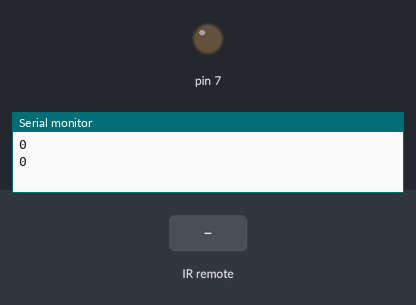
Bench run of a sketch on a simulated Arduino Uno, built with avr-gcc and run on an emulated ATmega328P. Parts: output pins drawn as LEDs (lit = HIGH), the last lines printed to the serial monitor. The test bench sets the inputs (shaded band).

Above: at 1.3 s.
1.4 s: infrared code 0xC0000C received
At 2.4 s:
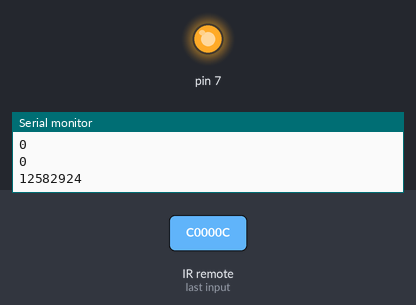
Timing chart, 0 to 4.4 s (numbered marks = the images above; inputs shaded):
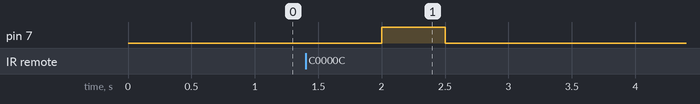

Measured:
- after the input at 1.4 s, pin 7: LOW → HIGH after 0.60 s, → LOW 0.50 s later

The sketch:

_2_way_trial.ino
```cpp
#include <IRremote.h>

int b=7;
int RECV_PIN=11;
IRrecv irrecv(RECV_PIN);
decode_results results;
unsigned long onval=12582924;
unsigned long offval=12582912;
int prevstate=0;
int curstate=0;


void setup() {
  Serial.begin(9600);
  irrecv.enableIRIn();
 pinMode(7,OUTPUT);

}

void loop()
{

  unsigned long store;
  if(irrecv.decode(&results))
  {
  store=(results.value);
  }
  delay(500);
  Serial.println(store);

   if(store!=onval)
  {
        digitalWrite(7,LOW);
  }
  else
  {
    digitalWrite(7,HIGH);
  }

  irrecv.resume();
  }
```
